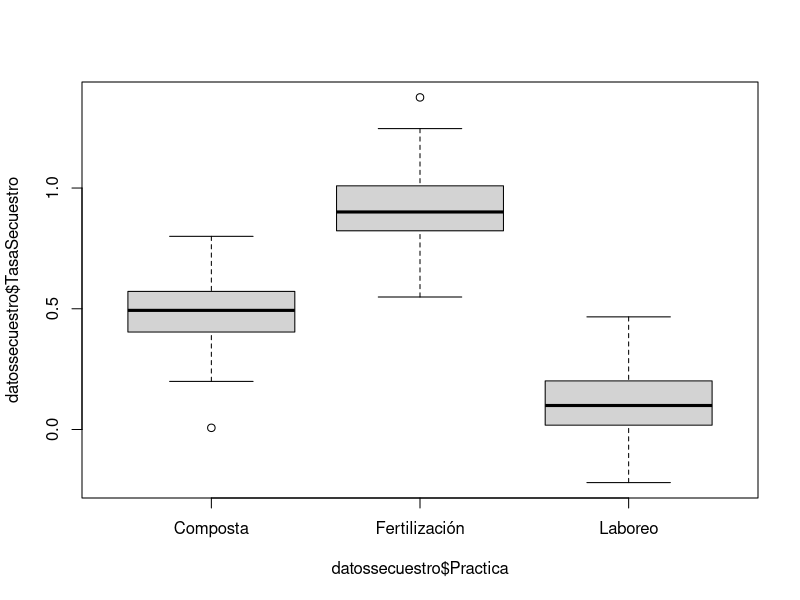

Source code (R): (Note: this script raises an error after producing the figure.)
#EJERCICIO 3
#Generar una hoja de datos con dos variables: Practica (factor) y Tasa de Secuestro Carbono (numérico).  
#El factor Practica debe tener tres niveles: “Composta”, “Fertilización” y ”Laboreo”.#Cada nivel repetido
#200 veces. 
#Generar números aleatorios para la tasa de secuestro de carbono en función del factor práctica:
  #a) Tasa de secuestro(Composta): Generar 200 números bajo una distribución normal con media 0.5
  #y desviación estándar de 0.13.
  #b) Tasa de secuestro (Fertilización) : Generar 200 números bajo una distribución normal con media 0.9
  #y desviación estándar de 0.13.  
  #c) Tasa de secuestro (Laboreo): Generar 200 números bajo una distribución normal con media 0.1 y
  #desviación estándar de 0.13.

#SOLUCIÓN 1
Practica1 <- (rep(c("Composta", "Fertilización", "Laboreo"), each = 200))
TasaSecuestro <- c(
  rnorm(200, mean = 0.5, sd = 0.13),  # Composta
  rnorm(200, mean = 0.9, sd = 0.13),  # Fertilización
  rnorm(200, mean = 0.1, sd = 0.13)   # Laboreo
)

datossecuestro <- data.frame(Practica1=factor(Practica1),
                             TasaSecuestro = TasaSecuestro)

boxplot(datossecuestro$TasaSecuestro~datossecuestro$Practica)




#SOLUCIÓN 2
Practica2 <- rep(c("Composta", "Fertilización", "Laboreo"), each = 200)

TasaSecuestro <- c(
  rnorm(200, mean = 0.5, sd = 0.13),  # Composta
  rnorm(200, mean = 0.9, sd = 0.13),  # Fertilización
  rnorm(200, mean = 0.1, sd = 0.13)   # Laboreo
)

Datos <- data.frame(Practica2, TasaSecuestro)

head(hoja_datos)
hoja_datos

boxplot(Datos$TasaSecuestro~Datos$Practica)

